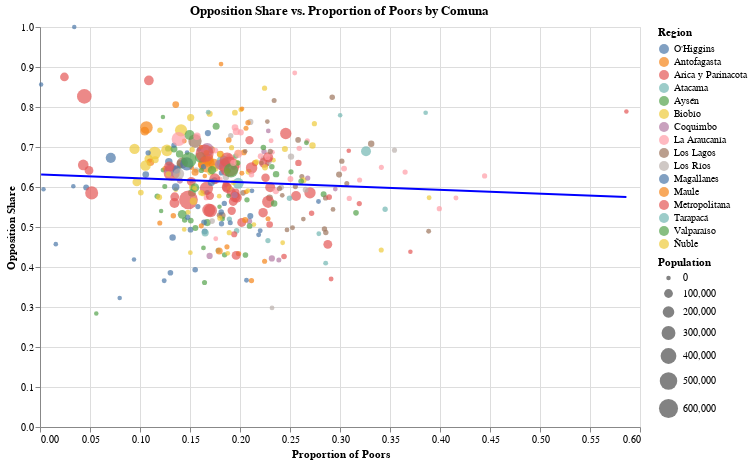

Here is the Vega-Lite specification saved for this chart:
### Vega-Lite specification from a JSON file in a GitHub repository (floating-point values rounded to 4 significant figures; data arrays with more than 128 entries replaced by an {"elided": "..."} marker saying what was removed)
{"$schema": "https://vega.github.io/schema/vega-lite/v5.8.0.json", "data": {"name": "data-3d85ea1994cdc7d8330144c68b9fee54"}, "config": {"view": {"continuousWidth": 300, "continuousHeight": 300}}, "layer": [{"mark": {"type": "point", "filled": true, "size": 60}, "encoding": {"color": {"field": "region", "title": "Region", "type": "nominal"}, "size": {"field": "pop", "scale": {"range": [20, 400]}, "title": "Population", "type": "quantitative"}, "tooltip": [{"field": "comuna", "type": "nominal"}, {"field": "prop_poors", "type": "quantitative"}, {"field": "opp_share", "type": "quantitative"}, {"field": "region", "type": "nominal"}, {"field": "pop", "type": "quantitative"}], "x": {"field": "prop_poors", "title": "Proportion of Poors", "type": "quantitative"}, "y": {"field": "opp_share", "title": "Opposition Share", "type": "quantitative"}}, "title": "Opposition Share vs. Proportion of Poors by Comuna"}, {"mark": {"type": "line", "color": "blue"}, "encoding": {"x": {"field": "prop_poors", "type": "quantitative"}, "y": {"field": "opp_share", "type": "quantitative"}}, "transform": [{"regression": "opp_share", "on": "prop_poors"}]}], "height": 400, "width": 600, "datasets": {"data-3d85ea1994cdc7d8330144c68b9fee54": {"elided": "345 records"}}}
